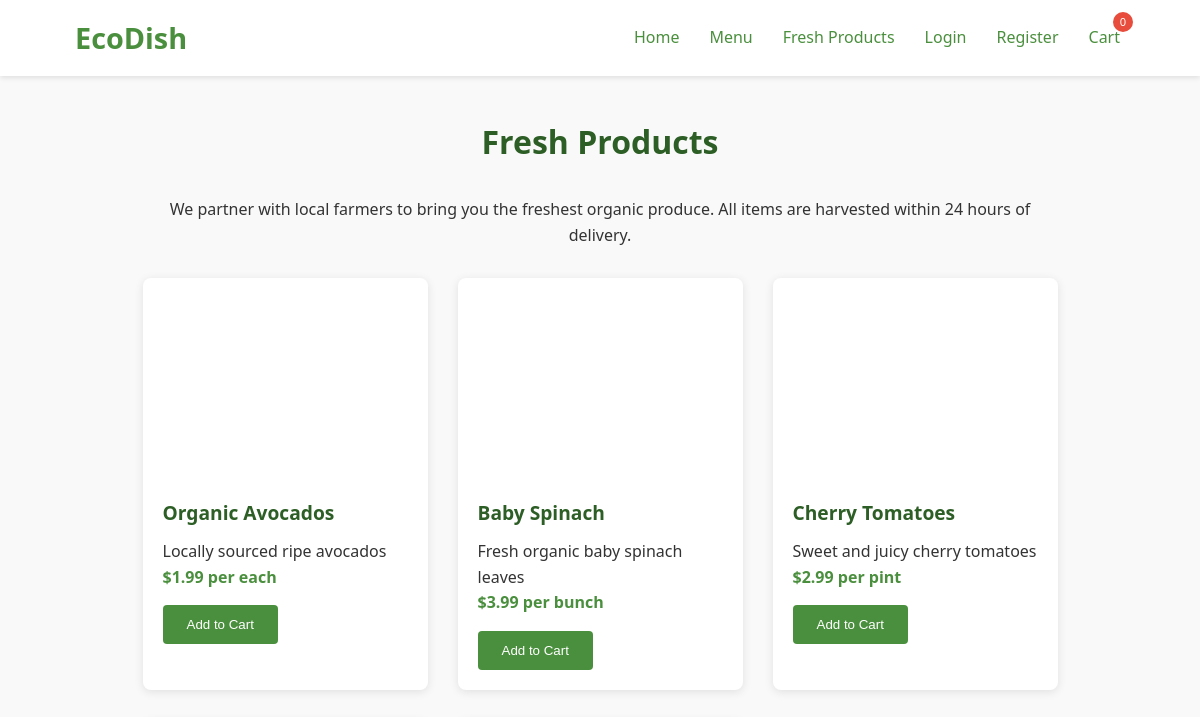
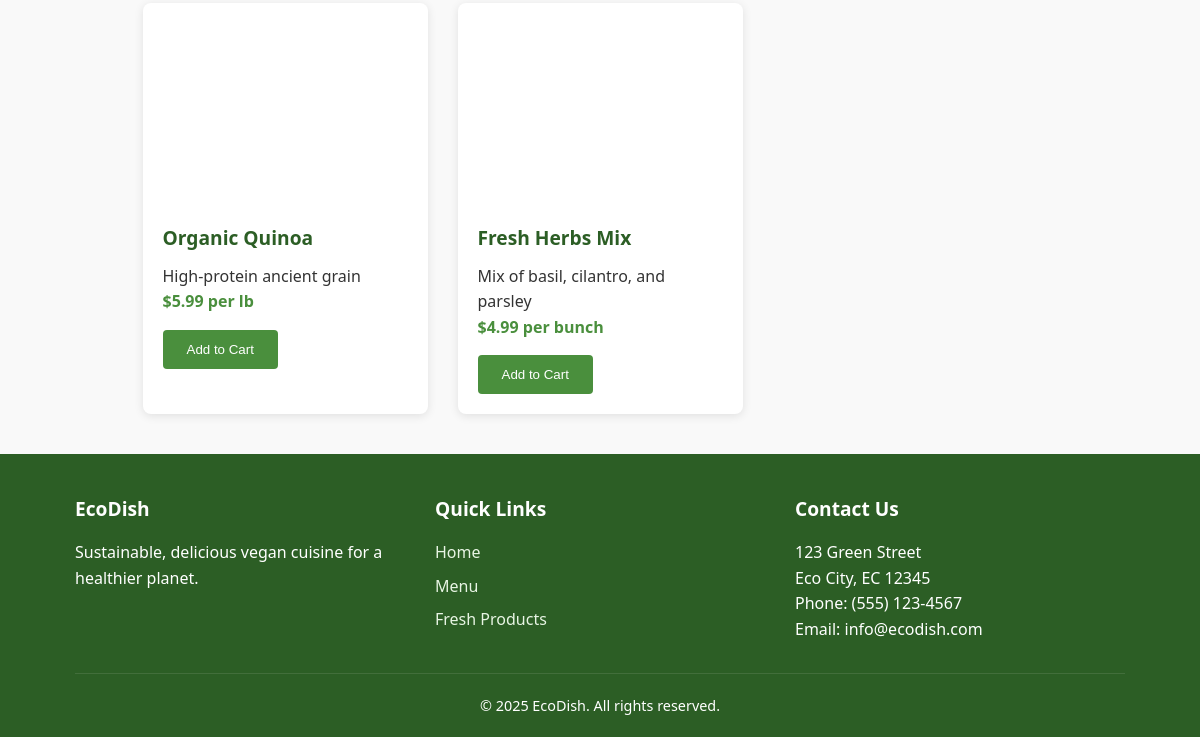
The page /Firstfile/fresh-products.php on the database as committed earlier (2 pictures, top to bottom).
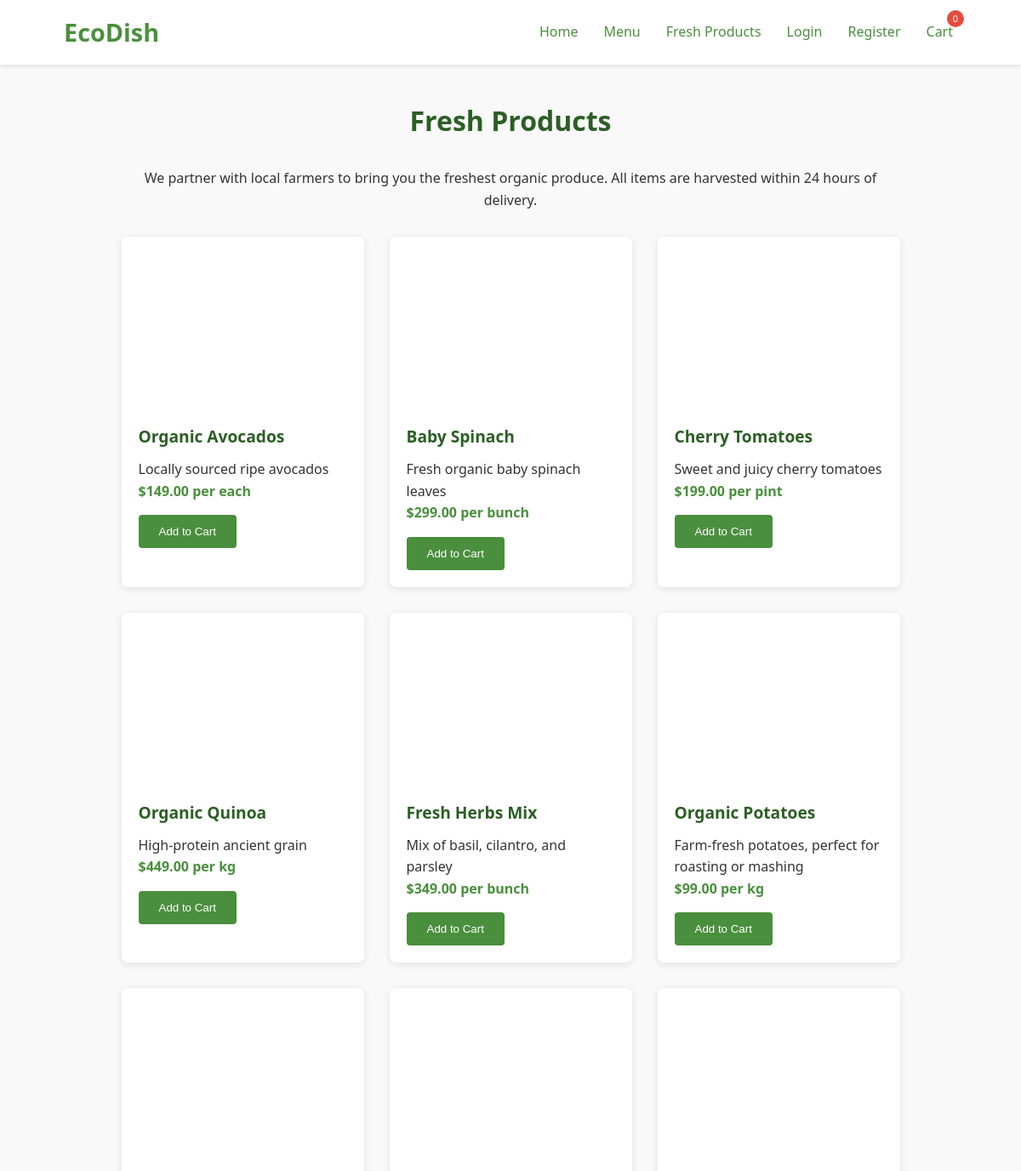
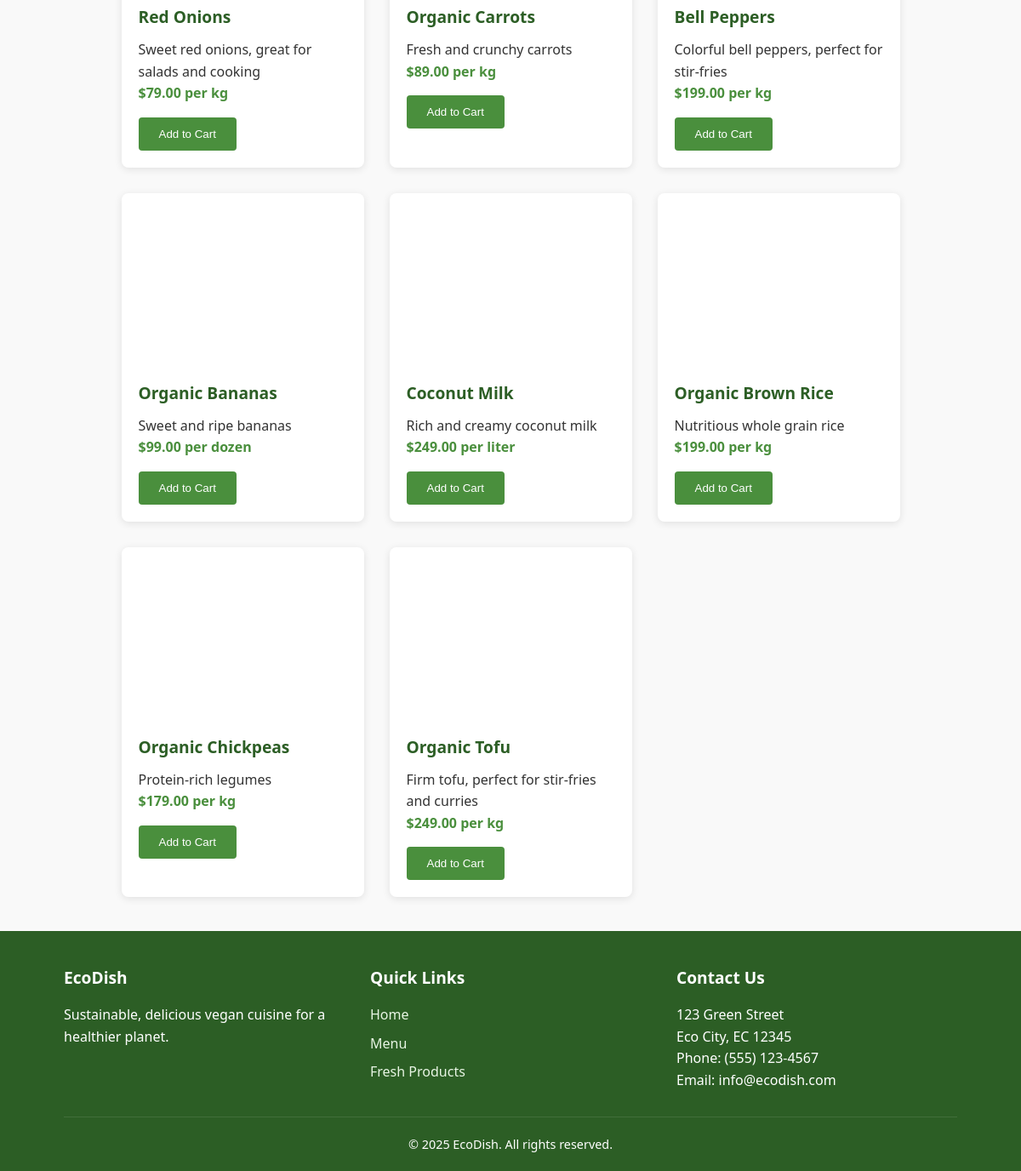
The same page on the database as committed later (2 pictures, top to bottom).
### tables this page shows
CREATE TABLE IF NOT EXISTS `fresh_products` (
    `id` INT AUTO_INCREMENT PRIMARY KEY,
    `name` VARCHAR(100) NOT NULL,
    `description` TEXT,
    `price` DECIMAL(10, 2) NOT NULL,
    `unit` VARCHAR(20) NOT NULL,  
    `image_path` VARCHAR(255),
    `is_available` BOOLEAN DEFAULT TRUE
);

### Firstfile/include/functions.php (called while the page is built, shortened)
<?php
function isLoggedIn() {
    return isset($_SESSION['user_id']);
}
function getCartCount() {
    return 0;
}
function formatPrice($price) {
    return '$' . number_format($price, 2);
}
?>

### Firstfile/fresh-products.php (the view, shortened to what this page needs)
<?php
require_once 'includes/header.php';
$database = new Database();
$db = $database->connect();
?>
<h1 class="page-title">Fresh Products</h1>
<section class="fresh-products-section">
    <div class="container">
        <p style="text-align: center; margin-bottom: 30px;">
            We partner with local farmers to bring you the freshest organic produce.
            All items are harvested within 24 hours of delivery.
        </p>
        <?php
        $query = "SELECT * FROM fresh_products WHERE is_available = 1";
        $stmt = $db->prepare($query);
        $stmt->execute();
        if ($stmt->rowCount() > 0) {
            echo '<div class="grid">';
            while ($product = $stmt->fetch()) {
                $imagePath = !empty($product['image_path']) ? 'assets/images/' . $product['image_path'] : '/placeholder.svg?height=200&width=300';
                ?>
                <div class="card">
                    <div class="card-image" style="background-image: url('<?php echo $imagePath; ?>')"></div>
                    <div class="card-content">
                        <h3 class="card-title"><?php echo $product['name']; ?></h3>
                        <p><?php echo $product['description']; ?></p>
                        <div class="card-price">
                            <?php echo formatPrice($product['price']); ?> per <?php echo $product['unit']; ?>
                        </div>
                        <button class="btn add-to-cart" data-id="<?php echo $product['id']; ?>" data-type="fresh">Add to Cart</button>
                    </div>
                </div>
                <?php
            }
            echo '</div>';
        } else {
            echo '<p>No fresh products available at the moment.</p>';
        }
        ?>
    </div>
</section>
<?php require_once 'includes/footer.php'; ?>

### Firstfile/include/header.php (shortened to what this page needs)
<?php
require_once 'includes/functions.php';
?>
<!DOCTYPE html>
<html lang="en">
<head>
    <link rel="stylesheet" href="assets/css/style.css">
</head>
<body>
    <header>
        <div class="container">
            <div class="logo">
                <h1><a href="index.php">EcoDish</a></h1>
            </div>
            <nav>
                <ul>
                    <li><a href="index.php">Home</a></li>
                    <li><a href="menu.php">Menu</a></li>
                    <li><a href="fresh-products.php">Fresh Products</a></li>
                    <?php if (isLoggedIn()): ?>
                        <li><a href="logout.php">Logout</a></li>
                    <?php else: ?>
                        <li><a href="login.php">Login</a></li>
                        <li><a href="register.php">Register</a></li>
                    <?php endif; ?>
                    <li>
                        <a href="cart.php" class="cart-icon">
                            Cart <span class="cart-count"><?php echo getCartCount(); ?></span>
                        </a>
                    </li>
                </ul>
            </nav>
        </div>
    </header>
    <main>
        <div class="container">

### Firstfile/include/footer.php (shortened to what this page needs)
</div>
    </main>
    <footer>
        <div class="container">
            <div class="footer-content">
                <div class="footer-section">
                    <h3>EcoDish</h3>
                    <p>Sustainable, delicious vegan cuisine for a healthier planet.</p>
                </div>
                <div class="footer-section">
                    <h3>Quick Links</h3>
                    <ul>
                        <li><a href="index.php">Home</a></li>
                        <li><a href="menu.php">Menu</a></li>
                        <li><a href="fresh-products.php">Fresh Products</a></li>
                    </ul>
                </div>
                <div class="footer-section">
                    <h3>Contact Us</h3>
                    <p>123 Green Street<br>Eco City, EC 12345<br>Phone: (555) 123-4567<br>Email: info@ecodish.com</p>
                </div>
            </div>
            <div class="copyright">
                <p>&copy; <?php echo date('Y'); ?> EcoDish. All rights reserved.</p>
            </div>
        </div>
    </footer>
</body>
</html>

### Firstfile/Assets/style.css (style rules this page uses)
* { margin: 0; padding: 0; box-sizing: border-box; }
body { font-family: 'Segoe UI', Tahoma, Geneva, Verdana, sans-serif; line-height: 1.6; color: #333; background-color: #f9f9f9; }
.container { width: 90%; max-width: 1200px; margin: 0 auto; padding: 0 15px; }
a { text-decoration: none; color: #4a8f3d; transition: color 0.3s ease; }
ul { list-style: none; }
header { background-color: #ffffff; box-shadow: 0 2px 5px rgba(0, 0, 0, 0.1); padding: 15px 0; position: sticky; top: 0; z-index: 100; }
header .container { display: flex; justify-content: space-between; align-items: center; }
.logo h1 { font-size: 1.8rem; font-weight: 700; }
.logo a { color: #4a8f3d; }
nav ul { display: flex; align-items: center; }
nav ul li { margin-left: 20px; }
nav ul li a { font-weight: 500; padding: 5px; }
.cart-icon { position: relative; display: inline-block; }
.cart-count { position: absolute; top: -8px; right: -8px; background-color: #e74c3c; color: white; border-radius: 50%; width: 20px; height: 20px; display: flex; align-items: center; justify-content: center; font-size: 0.7rem; }
main { min-height: calc(100vh - 200px); padding: 40px 0; }
.page-title { margin-bottom: 30px; color: #2c5e25; text-align: center; }
.btn { display: inline-block; background-color: #4a8f3d; color: white; padding: 12px 24px; border-radius: 4px; font-weight: 500; transition: background-color 0.3s ease; border: none; cursor: pointer; }
.card { background-color: white; border-radius: 8px; box-shadow: 0 2px 10px rgba(0, 0, 0, 0.1); overflow: hidden; transition: transform 0.3s ease, box-shadow 0.3s ease; }
.card-image { height: 200px; background-size: cover; background-position: center; }
.card-content { padding: 20px; }
.card-title { font-size: 1.2rem; margin-bottom: 10px; color: #2c5e25; }
.card-price { font-weight: 700; color: #4a8f3d; margin-bottom: 15px; }
.grid { display: grid; grid-template-columns: repeat(1, 1fr); gap: 30px; }
@media (min-width: 576px) { .grid { grid-template-columns: repeat(2, 1fr); } }
@media (min-width: 992px) { .grid { grid-template-columns: repeat(3, 1fr); } }
footer { background-color: #2c5e25; color: white; padding: 40px 0 20px; }
.footer-content { display: grid; grid-template-columns: repeat(1, 1fr); gap: 30px; margin-bottom: 30px; }
@media (min-width: 768px) { .footer-content { grid-template-columns: repeat(3, 1fr); } }
.footer-section h3 { margin-bottom: 15px; font-size: 1.2rem; }
.footer-section ul li { margin-bottom: 8px; }
.footer-section a { color: #e8f5e4; }
.copyright { text-align: center; padding-top: 20px; border-top: 1px solid rgba(255, 255, 255, 0.1); font-size: 0.9rem; }

Rows that differ between the two databases and show on the page:
changed fresh_products "Organic Avocados": price "$1.99" → "$149.00"
changed fresh_products "Baby Spinach": price "$3.99" → "$299.00"
changed fresh_products "Cherry Tomatoes": price "$2.99" → "$199.00"
changed fresh_products "Organic Quinoa": price "$5.99" → "$449.00"; unit "lb" → "kg"
changed fresh_products "Fresh Herbs Mix": price "$4.99" → "$349.00"
added fresh_products: name "Organic Potatoes", description "Farm-fresh potatoes, perfect for roasting or mashing", price "$99.00", unit "kg"
added fresh_products: name "Red Onions", description "Sweet red onions, great for salads and cooking", price "$79.00", unit "kg"
added fresh_products: name "Organic Carrots", description "Fresh and crunchy carrots", price "$89.00", unit "kg"
added fresh_products: name "Bell Peppers", description "Colorful bell peppers, perfect for stir-fries", price "$199.00", unit "kg"
added fresh_products: name "Organic Bananas", description "Sweet and ripe bananas", price "$99.00", unit "dozen"
added fresh_products: name "Coconut Milk", description "Rich and creamy coconut milk", price "$249.00", unit "liter"
added fresh_products: name "Organic Brown Rice", description "Nutritious whole grain rice", price "$199.00", unit "kg"
added fresh_products: name "Organic Chickpeas", description "Protein-rich legumes", price "$179.00", unit "kg"
added fresh_products: name "Organic Tofu", description "Firm tofu, perfect for stir-fries and curries", price "$249.00", unit "kg"
